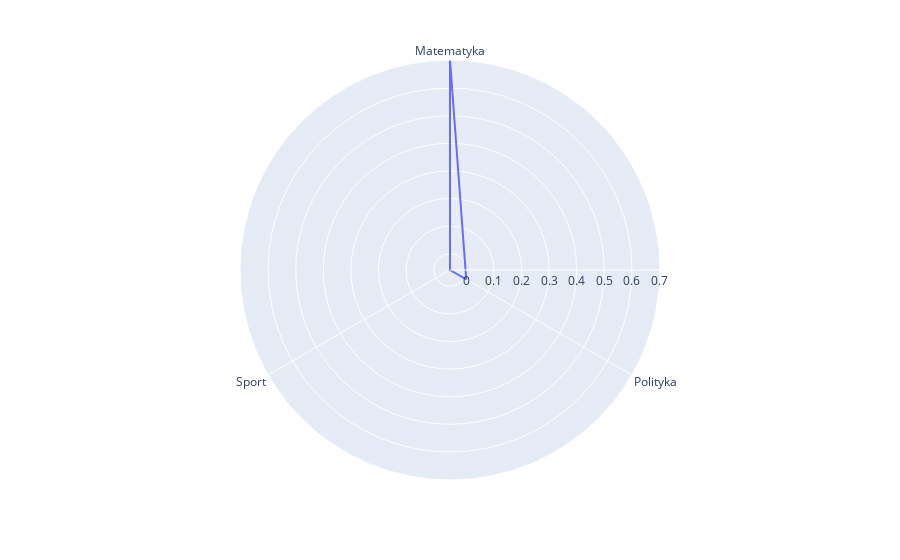
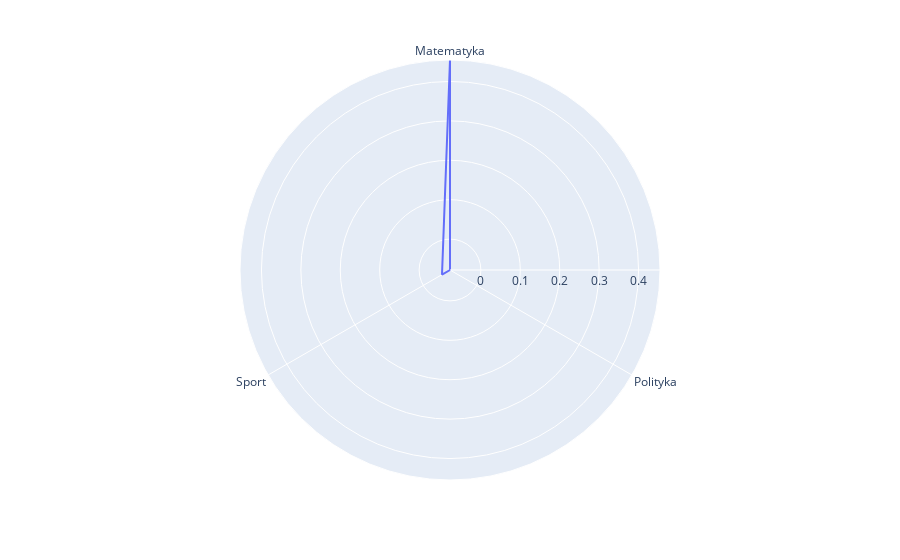
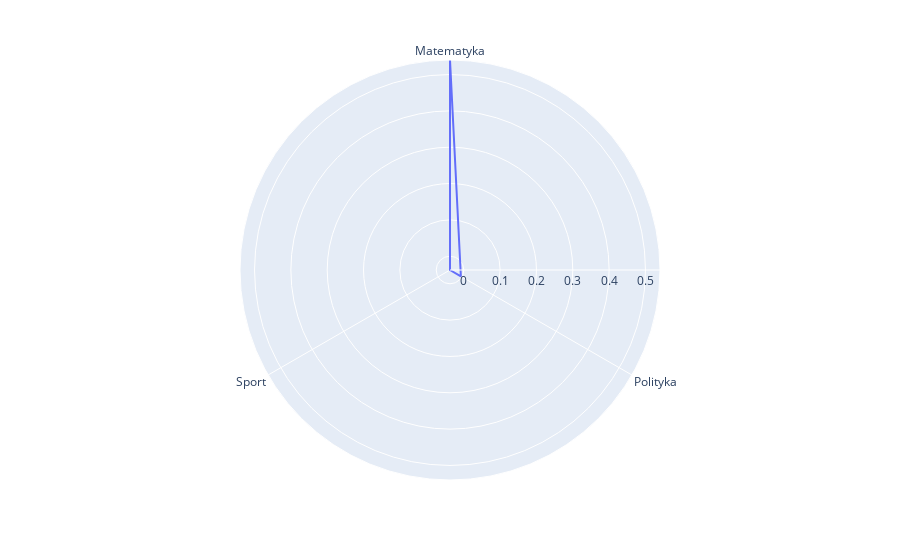
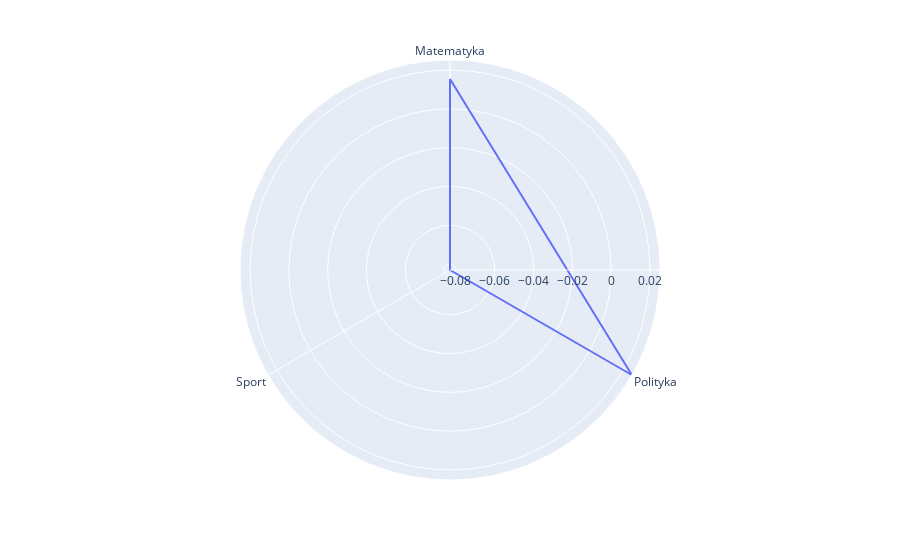

Here is the notebook cell these charts were saved with, in order:
### Markdown cell above
### c)

### Code cell
from plotly.express import line_polar

for index in range(len(U)):
  print(f'Document #{index}')
  df = DataFrame(dict(r=U[index], theta=['Matematyka','Polityka', 'Sport']))
  fig = line_polar(df, r='r', theta='theta', line_close=True)
  fig.show()

### Figure 1 — Plotly figure (JSON) as saved in the notebook; plotly's stock layout.template omitted (floating-point values rounded to 4 significant figures)
{"data": [{"hovertemplate": "r=%{r}<br>theta=%{theta}<extra></extra>", "legendgroup": "", "line": {"color": "#636efa", "dash": "solid"}, "marker": {"symbol": "circle"}, "mode": "lines", "name": "", "r": [0.7018, 0.008908, -0.05904, 0.7018], "showlegend": false, "subplot": "polar", "theta": ["Matematyka", "Polityka", "Sport", "Matematyka"], "type": "scatterpolar"}], "layout": {"legend": {"tracegroupgap": 0}, "margin": {"t": 60}, "polar": {"angularaxis": {"direction": "clockwise", "rotation": 90}, "domain": {"x": [0, 1], "y": [0, 1]}}}}

### Figure 2 — Plotly figure (JSON) as saved in the notebook; plotly's stock layout.template omitted (floating-point values rounded to 4 significant figures)
{"data": [{"hovertemplate": "r=%{r}<br>theta=%{theta}<extra></extra>", "legendgroup": "", "line": {"color": "#636efa", "dash": "solid"}, "marker": {"symbol": "circle"}, "mode": "lines", "name": "", "r": [0.4544, -0.07833, -0.05489, 0.4544], "showlegend": false, "subplot": "polar", "theta": ["Matematyka", "Polityka", "Sport", "Matematyka"], "type": "scatterpolar"}], "layout": {"legend": {"tracegroupgap": 0}, "margin": {"t": 60}, "polar": {"angularaxis": {"direction": "clockwise", "rotation": 90}, "domain": {"x": [0, 1], "y": [0, 1]}}}}

### Figure 3 — Plotly figure (JSON) as saved in the notebook; plotly's stock layout.template omitted (floating-point values rounded to 4 significant figures)
{"data": [{"hovertemplate": "r=%{r}<br>theta=%{theta}<extra></extra>", "legendgroup": "", "line": {"color": "#636efa", "dash": "solid"}, "marker": {"symbol": "circle"}, "mode": "lines", "name": "", "r": [0.54, -0.003424, -0.03797, 0.54], "showlegend": false, "subplot": "polar", "theta": ["Matematyka", "Polityka", "Sport", "Matematyka"], "type": "scatterpolar"}], "layout": {"legend": {"tracegroupgap": 0}, "margin": {"t": 60}, "polar": {"angularaxis": {"direction": "clockwise", "rotation": 90}, "domain": {"x": [0, 1], "y": [0, 1]}}}}

### Figure 4 — Plotly figure (JSON) as saved in the notebook; plotly's stock layout.template omitted (floating-point values rounded to 4 significant figures)
{"data": [{"hovertemplate": "r=%{r}<br>theta=%{theta}<extra></extra>", "legendgroup": "", "line": {"color": "#636efa", "dash": "solid"}, "marker": {"symbol": "circle"}, "mode": "lines", "name": "", "r": [0.01537, 0.02519, -0.08306, 0.01537], "showlegend": false, "subplot": "polar", "theta": ["Matematyka", "Polityka", "Sport", "Matematyka"], "type": "scatterpolar"}], "layout": {"legend": {"tracegroupgap": 0}, "margin": {"t": 60}, "polar": {"angularaxis": {"direction": "clockwise", "rotation": 90}, "domain": {"x": [0, 1], "y": [0, 1]}}}}
